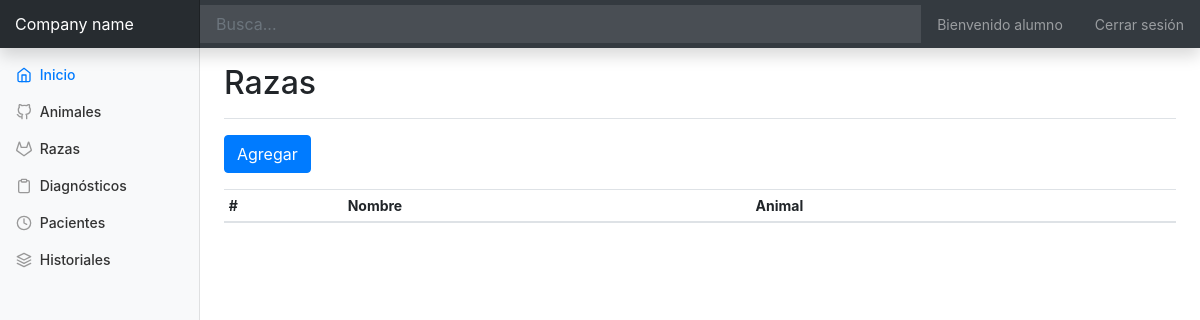
/raza/list/ (signed in), run on an earlier commit of the app's database.
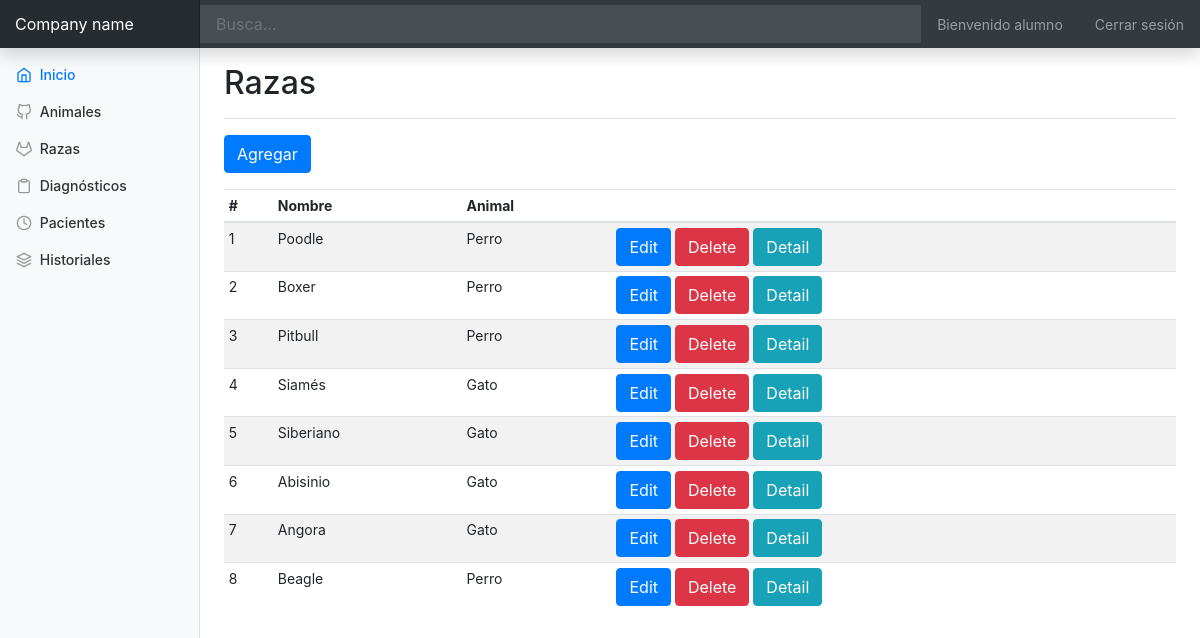
And on a later commit of the database.
### backoffice/models.py (models this page shows, shortened)
class Raza(models.Model):
    nombre = models.CharField(max_length=30)
    animal = models.ForeignKey(Animal, on_delete=models.CASCADE, null=True, blank=True)

class Animal(models.Model):
    nombre = models.CharField(max_length=30)
    def __str__(self):
        return self.nombre

### backoffice/views.py (the view)
# urls.py: path('raza/list/', RazaList.as_view(), name='raza_list'),
class RazaList(LoginRequiredMixin, ListView):
    template_name = 'raza/list.html'
    model = Raza

### backoffice/templates/raza/list.html
{% extends 'base.html' %}
{% block main %}
    <div class="d-flex justify-content-between flex-wrap flex-md-nowrap align-items-center pt-3 pb-2 mb-3 border-bottom">
        <h1 class="h2">Razas</h1>
    </div>
    <div class="form-group">
        <a class="btn btn-primary" href="{% url 'bo:raza_add' %}" role="button">Agregar</a>
    </div>
    <div class="table-responsive">
        <table class="table table-striped table-sm">
            <thead>
            <tr>
                <th>#</th>
                <th>Nombre</th>
                <th>Animal</th>
                <th></th>
            </tr>
            </thead>
            <tbody>
            {% for c in object_list %}
                <tr>
                    <td>{{ forloop.counter }}</td>
                    <td>{{ c.nombre }}</td>
                    <td>{{ c.animal }}</td>
                    <td>
                        <a class="btn btn-primary" href="{% url 'bo:raza_edit' c.id %}" role="button">Edit</a>
                        <a class="btn btn-danger" href="{% url 'bo:raza_delete' c.id %}" role="button">Delete</a>
                        <a class="btn btn-info" href="{% url 'bo:raza_detail' c.id %}" role="button">Detail</a>
                    </td>
                </tr>
            {% endfor %}
            </tbody>
        </table>
    </div>
{% endblock %}

What changed in the data, as far as the page shows it:
added Raza: nombre "Poodle", animal "Perro"
added Raza: nombre "Boxer", animal "Perro"
added Raza: nombre "Pitbull", animal "Perro"
added Raza: nombre "Siamés", animal "Gato"
added Raza: nombre "Siberiano", animal "Gato"
added Raza: nombre "Abisinio", animal "Gato"
added Raza: nombre "Angora", animal "Gato"
added Raza: nombre "Beagle", animal "Perro"
